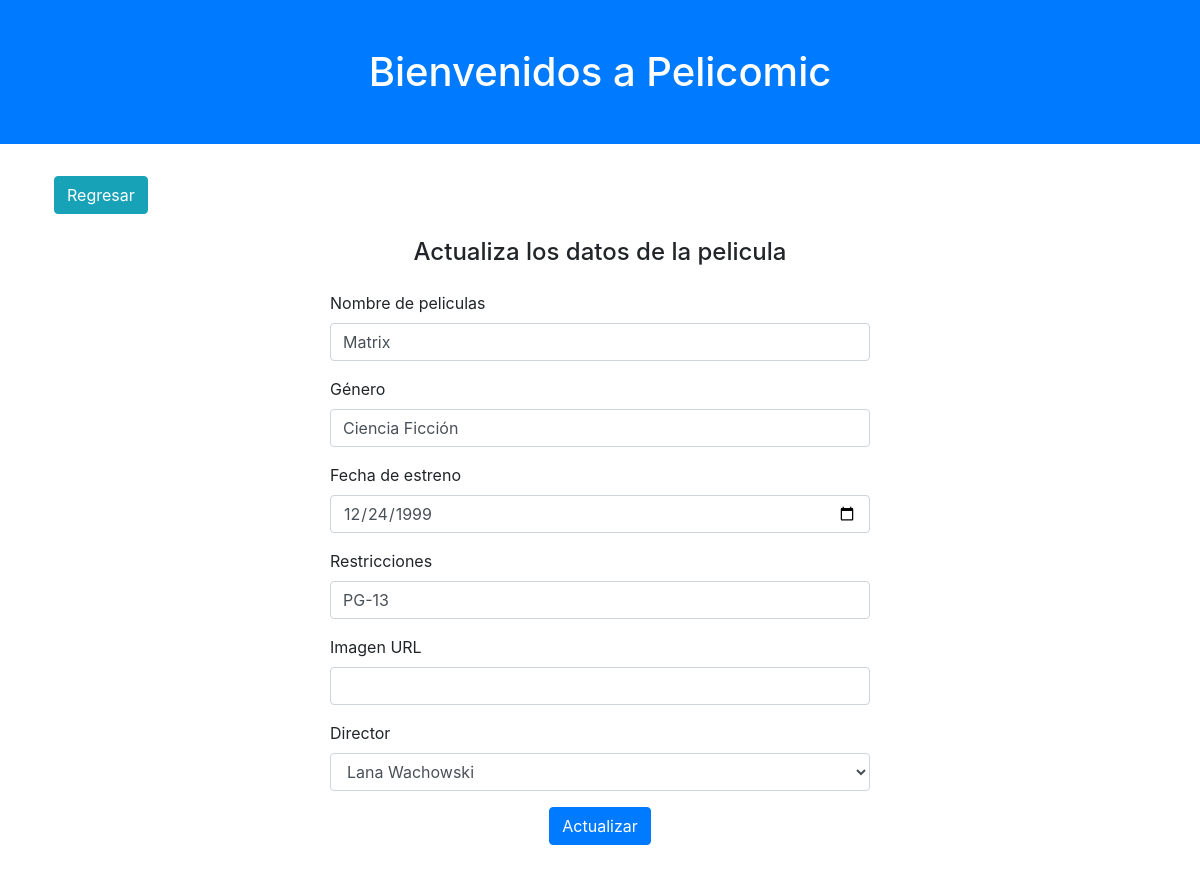
The app's page /update.php?id=2 with its own data.
### tables this page shows
CREATE TABLE `peliculas` (
  `peli_id` int(10) UNSIGNED NOT NULL,
  `peli_nombre` varchar(255) NOT NULL,
  `peli_genero` varchar(100) NOT NULL,
  `peli_estreno` date NOT NULL,
  `peli_restricciones` varchar(10) DEFAULT NULL,
  `peli_dire_id` int(11) DEFAULT NULL,
  `peli_img` text DEFAULT NULL
);

### update.php (the view, shortened to what this page needs)
<?php
    include "conexion.php";
?>
<!DOCTYPE html>
<html lang="es">
<head>
    <link rel="stylesheet" href="https://cdnjs.cloudflare.com/ajax/libs/bootstrap/4.6.1/css/bootstrap.min.css">
</head>
<body>
    <h1 class="text-center pt-5 pb-5 bg-primary text-white">Bienvenidos a Pelicomic</h1>
    <section class="container">
        <div class="row p-4">
            <a href="./" class="btn btn-info">Regresar</a>
        </div>
        <div class="row justify-content-center">
            <h4 class="text-center col-12">
                Actualiza los datos de la pelicula
            </h4>
            <?php
                if(isset($_GET['id'])){
                    $peli_id = $_GET['id'];
                    $query = "SELECT * FROM peliculas WHERE peli_id = {$peli_id}";
                    $query_res = mysqli_query($conexion, $query);
                    $fila = mysqli_fetch_array($query_res);
                }
            ?>
            <form action="" method="post" class="col-md-6 mt-3 pb-5">
                <div class="form-group">
                    <label for="peli_nombre">Nombre de peliculas</label>
                    <input type="text" class="form-control" id="peli_nombre" name="peli_nombre" value="<?php echo $fila['peli_nombre']; ?>">
                </div>
                <div class="form-group">
                    <label for="peli_genero">Género</label>
                    <input type="text" class="form-control" id="peli_genero" name="peli_genero" value="<?php echo $fila['peli_genero']; ?>">
                </div>
                <div class="form-group">
                    <label for="peli_estreno">Fecha de estreno</label>
                    <input type="date" class="form-control" id="peli_estreno" name="peli_estreno" value="<?php echo $fila['peli_estreno']; ?>">
                </div>
                <div class="form-group">
                    <label for="peli_restricciones">Restricciones</label>
                    <input type="text" class="form-control" id="peli_restricciones" name="peli_restricciones" value="<?php echo $fila['peli_restricciones']; ?>">
                </div>
                <div class="form-group">
                    <label for="peli_img">Imagen URL</label>
                    <input type="text" class="form-control" id="peli_img" name="peli_img" value="<?php echo $fila['peli_img']; ?>">
                </div>
                <div class="form-group">
                    <label for="peli_dire_id">Director</label>
                    <select name="peli_dire_id" id="peli_dire_id" class="form-control">
                        <?php
                            $query_dire = "SELECT * FROM directores";
                            $query_res_dire = mysqli_query($conexion, $query_dire);
                            while($fila_dire = mysqli_fetch_array($query_res_dire)){
                                $dire_id = $fila_dire['dire_id'];
                                $director = $fila_dire['dire_nombres'] . " " . $fila_dire['dire_apellidos'];
                                if($dire_id == $fila['peli_dire_id']){
                                    ?>
                                    <option selected value="<?php echo $dire_id; ?>"><?php echo $director; ?></option>
                                <?php } else {
                                    ?>
                                    <option value="<?php echo $dire_id; ?>"><?php echo $director; ?></option>
                                <?php }
                            }
                        ?>
                    </select>
                </div>
                <div class="form-group text-center">
                    <input type="submit" class="btn btn-primary" name="guardar" value="Actualizar">
                </div>
            </form>
        </div>
    </section>
</body>
</html>

### records on screen
peliculas: peli_nombre "Matrix", peli_genero "Ciencia Ficción", peli_estreno "12/24/1999", peli_restricciones "PG-13"

### other values on screen
form field peli_dire_id "Lana Wachowski"
